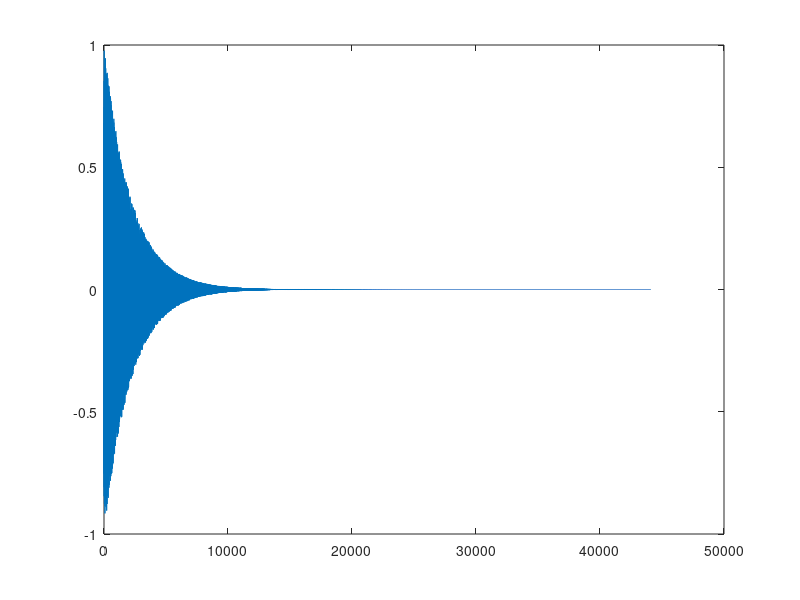

Write MATLAB code to recreate this figure. (Note: this script raises an error after producing the figure.)
clc;
clear;
fs=44100;
length = 1;
%f1 = linspace(440 ,440 ,fs*length);
r = 2*rand(1,fs*length,'double')-1;
t = linspace(0 ,length ,fs*length);
y1=( r).* exp(-20*t);
plot(y1);
wavplay(y1,44100);
%player = audioplayer(y1,fs)

%end
% fs = 44100; % Hz
% t = 0:1/fs:5; % seconds
% f = 440; % Hz
% y = sin(2.*pi.*f.*t);
% sound(y,fs,16);